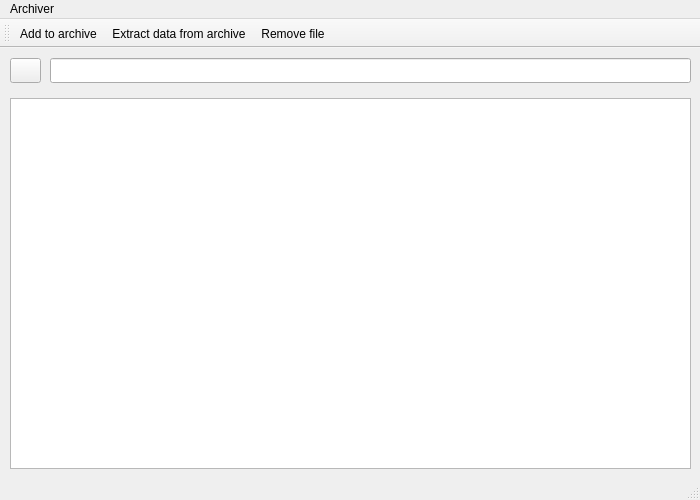
<?xml version="1.0" encoding="UTF-8"?>
<ui version="4.0">
 <class>MainWindow</class>
 <widget class="QMainWindow" name="MainWindow">
  <property name="geometry">
   <rect>
    <x>0</x>
    <y>0</y>
    <width>700</width>
    <height>500</height>
   </rect>
  </property>
  <property name="windowTitle">
   <string>MainWindow</string>
  </property>
  <widget class="QWidget" name="centralwidget">
   <widget class="QLineEdit" name="lineEdit">
    <property name="geometry">
     <rect>
      <x>50</x>
      <y>10</y>
      <width>641</width>
      <height>25</height>
     </rect>
    </property>
   </widget>
   <widget class="QPushButton" name="pushButton_undo">
    <property name="geometry">
     <rect>
      <x>10</x>
      <y>10</y>
      <width>31</width>
      <height>25</height>
     </rect>
    </property>
    <property name="styleSheet">
     <string notr="true">image: url(:/res/img/undo.png);</string>
    </property>
    <property name="text">
     <string/>
    </property>
   </widget>
   <widget class="QListView" name="listView">
    <property name="geometry">
     <rect>
      <x>10</x>
      <y>50</y>
      <width>681</width>
      <height>371</height>
     </rect>
    </property>
   </widget>
  </widget>
  <widget class="QMenuBar" name="menubar">
   <property name="geometry">
    <rect>
     <x>0</x>
     <y>0</y>
     <width>700</width>
     <height>22</height>
    </rect>
   </property>
   <widget class="QMenu" name="menuArchiver">
    <property name="title">
     <string>Archiver</string>
    </property>
    <addaction name="actionAdd_to_archive"/>
    <addaction name="actionExtract_data_from_archive"/>
    <addaction name="actionRemove_file"/>
    <addaction name="separator"/>
    <addaction name="actionExit"/>
   </widget>
   <addaction name="menuArchiver"/>
  </widget>
  <widget class="QStatusBar" name="statusbar"/>
  <widget class="QToolBar" name="toolBar">
   <property name="windowTitle">
    <string>toolBar</string>
   </property>
   <attribute name="toolBarArea">
    <enum>TopToolBarArea</enum>
   </attribute>
   <attribute name="toolBarBreak">
    <bool>false</bool>
   </attribute>
   <addaction name="actionAdd_to_archive"/>
   <addaction name="actionExtract_data_from_archive"/>
   <addaction name="actionRemove_file"/>
  </widget>
  <action name="actionAdd_to_archive">
   <property name="icon">
    <iconset resource="resources.qrc">
     <normaloff>:/res/img/add.png</normaloff>:/res/img/add.png</iconset>
   </property>
   <property name="text">
    <string>Add to archive</string>
   </property>
  </action>
  <action name="actionExtract_data_from_archive">
   <property name="icon">
    <iconset resource="resources.qrc">
     <normaloff>:/res/img/unarchive.png</normaloff>:/res/img/unarchive.png</iconset>
   </property>
   <property name="text">
    <string>Extract data from archive</string>
   </property>
  </action>
  <action name="actionRemove_file">
   <property name="icon">
    <iconset resource="resources.qrc">
     <normaloff>:/res/img/delete.png</normaloff>:/res/img/delete.png</iconset>
   </property>
   <property name="text">
    <string>Remove file</string>
   </property>
  </action>
  <action name="actionExit">
   <property name="text">
    <string>Exit</string>
   </property>
  </action>
 </widget>
 <resources>
  <include location="resources.qrc"/>
 </resources>
 <connections/>
</ui>
